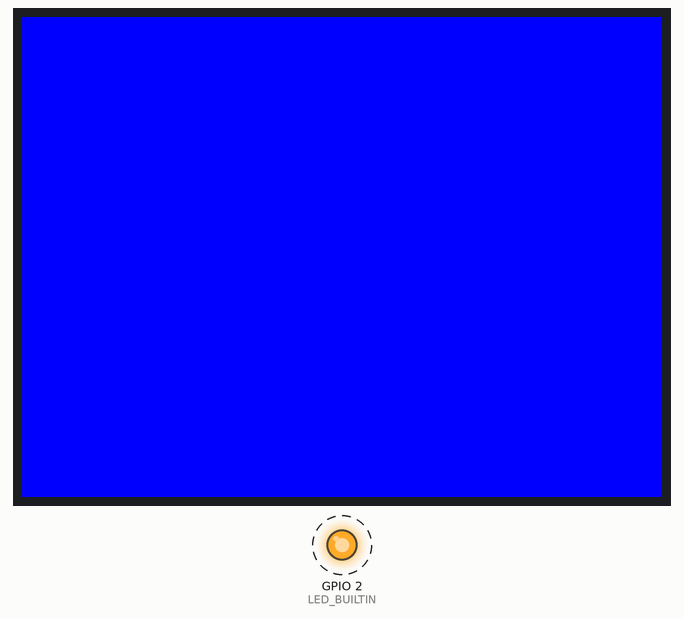
Bench run of a program on a simulated ESP32. Shown: 320×240 colour display, output pins drawn as LEDs (lit = HIGH). Dashed ring = blinking.

Above: at 0.7 s.
Timing chart, 0 to 4.8 s (numbered marks = the images above):
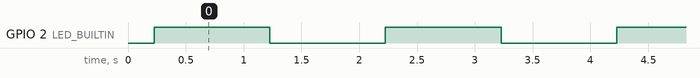

Measured:
- by itself, GPIO 2 (LED_BUILTIN): alternates HIGH for 1.0 s and LOW for 1.0 s

The program:

main.cpp
```cpp
#include <Arduino.h>

#include <SPI.h>
#include <TFT_eSPI.h>

#include <Foo.h>

TFT_eSPI tft = TFT_eSPI();

// TFT_eSPI setup

// This is the file name used to store the touch coordinate
// calibration data. Change the name to start a new calibration.
#define CALIBRATION_FILE "/TouchCalData3"

// Set REPEAT_CAL to true instead of false to run calibration
// again, otherwise it will only be done once.
// Repeat calibration if you change the screen rotation.
#define REPEAT_CAL false

bool SwitchOn = false;

// Comment out to stop drawing black spots
#define BLACK_SPOT

// Switch position and size
#define FRAME_X 100
#define FRAME_Y 64
#define FRAME_W 120
#define FRAME_H 50

// Red zone size
#define REDBUTTON_X FRAME_X
#define REDBUTTON_Y FRAME_Y
#define REDBUTTON_W (FRAME_W/2)
#define REDBUTTON_H FRAME_H

// Green zone size
#define GREENBUTTON_X (REDBUTTON_X + REDBUTTON_W)
#define GREENBUTTON_Y FRAME_Y
#define GREENBUTTON_W (FRAME_W/2)
#define GREENBUTTON_H FRAME_H

// TFT_eSPI setup

void touch_calibrate();

void setup()
{
  Serial.begin(9600);
  tft.init();

  // Set the rotation before we calibrate
  tft.setRotation(1);

  // call screen calibration
  touch_calibrate();

  // clear screen
  tft.fillScreen(TFT_BLUE);

  pinMode(LED_BUILTIN, OUTPUT);
}

void loop()
{
  digitalWrite(LED_BUILTIN, HIGH);
  delay(1000);
  digitalWrite(LED_BUILTIN, LOW);
  delay(1000);
}


void touch_calibrate()
{

}
```
